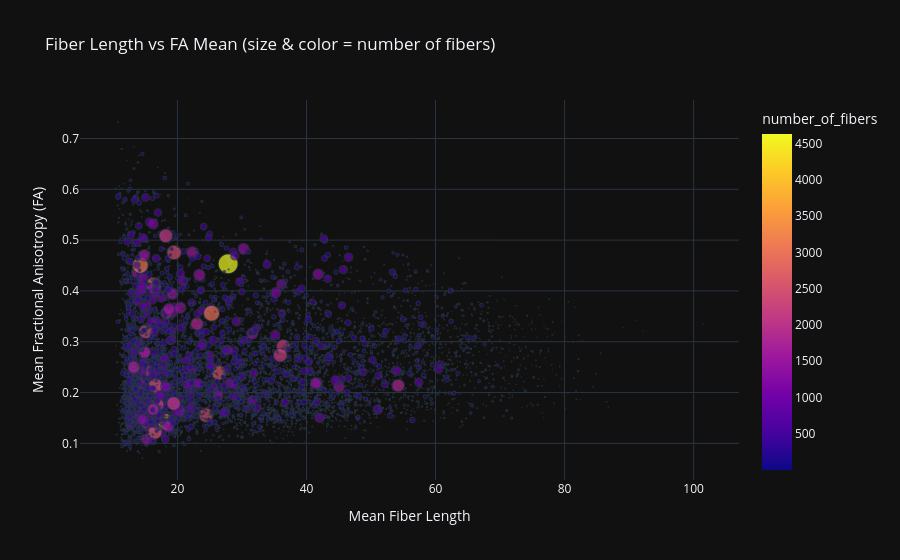

Here is the notebook cell this chart was saved with:
### Markdown cell above
## 3. Fiber Length vs. FA Mean vs. Connectivity Strength (Plotly)

### Code cell
import plotly.express as px

# Scatter plot of Fiber Length vs FA Mean
fig = px.scatter(
    edges_df, 
    x='fiber_length_mean', 
    y='FA_mean', 
    size='number_of_fibers', 
    color='number_of_fibers',
    hover_data=['source', 'target'],
    title="Fiber Length vs FA Mean (size & color = number of fibers)",
    color_continuous_scale='plasma'
)
fig.update_layout(
    xaxis_title="Mean Fiber Length",
    yaxis_title="Mean Fractional Anisotropy (FA)",
    template='plotly_dark'
)
fig.show()

### Figure 1 — Plotly figure (JSON) as saved in the notebook; plotly's stock layout.template omitted (floating-point values rounded to 4 significant figures; data arrays with more than 128 entries replaced by an {"elided": "..."} marker saying what was removed)
{"data": [{"customdata": {"elided": "5863x2 str values"}, "hovertemplate": "fiber_length_mean=%{x}<br>FA_mean=%{y}<br>number_of_fibers=%{marker.color}<br>source=%{customdata[0]}<br>target=%{customdata[1]}<extra></extra>", "legendgroup": "", "marker": {"color": {"elided": "5863 float values"}, "coloraxis": "coloraxis", "size": {"elided": "5863 float values"}, "sizemode": "area", "sizeref": 11.58, "symbol": "circle"}, "mode": "markers", "name": "", "showlegend": false, "type": "scattergl", "x": {"elided": "5863 float values"}, "xaxis": "x", "y": {"elided": "5863 float values"}, "yaxis": "y"}], "layout": {"coloraxis": {"colorbar": {"title": {"text": "number_of_fibers"}}, "colorscale": [[0, "#0d0887"], [0.1111, "#46039f"], [0.2222, "#7201a8"], [0.3333, "#9c179e"], [0.4444, "#bd3786"], [0.5556, "#d8576b"], [0.6667, "#ed7953"], [0.7778, "#fb9f3a"], [0.8889, "#fdca26"], [1, "#f0f921"]]}, "legend": {"itemsizing": "constant", "tracegroupgap": 0}, "title": {"text": "Fiber Length vs FA Mean (size & color = number of fibers)"}, "xaxis": {"anchor": "y", "domain": [0, 1], "title": {"text": "Mean Fiber Length"}}, "yaxis": {"anchor": "x", "domain": [0, 1], "title": {"text": "Mean Fractional Anisotropy (FA)"}}}}
